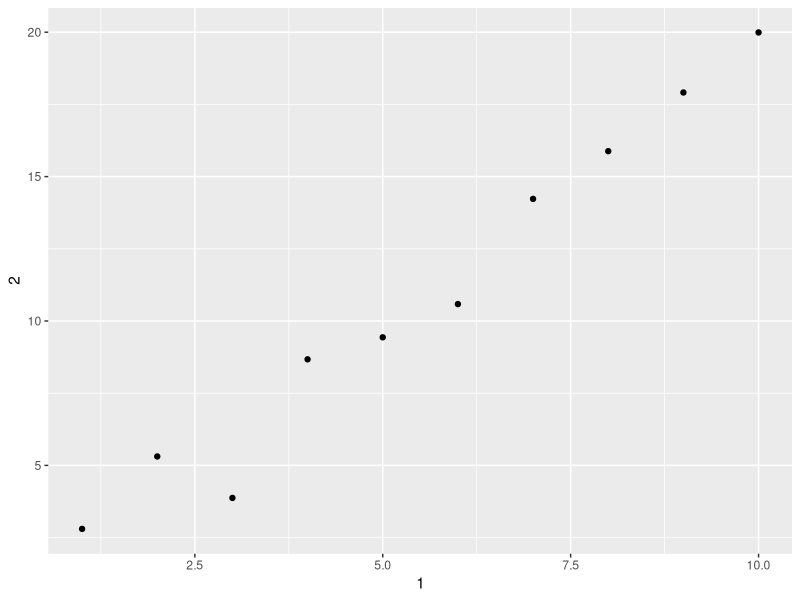

The R source for this figure:
## ---- chunk 1
library(tidyverse)
## ---- chunk 2
mtcars
## ---- chunk 3
mtcars %>% as_tibble()
## ---- chunk 4
df <- data.frame(abc = 1, xyz = "a")
df$x
df[, "xyz"]
df[, c("abc", "xyz")]
## ---- chunk 5
df <- tibble(abc = 1, xyz = "a")
df$x
df[, "xyz"]
df[, c("abc", "xyz")]
## ---- chunk 6
annoying <- tibble(
  `1` = 1:10,
  `2` = `1` * 2 + rnorm(length(`1`))
)
## ---- chunk 7
annoying[[1]]
annoying %>% ggplot(aes(x=`1`, y=`2`)) +
	geom_point()
annoying <- annoying %>% mutate(`3` = `2` / `1`)
annoying
annoying %>% rename(one = `1`, two = `2`, three = `3`)
## ---- chunk 8
enframe(c(a=1, b=2, c=3))
